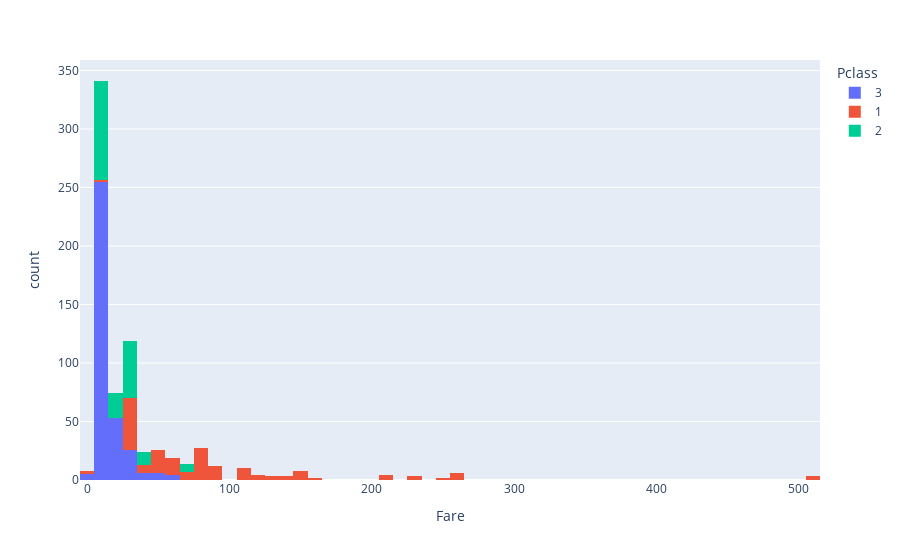

Here is the notebook cell this chart was saved with:
### Code cell
for coluna in df:
    if coluna == "Fare":
        fig = px.histogram(df, x=coluna, color="Pclass")
        fig.show()

### Figure 1 — Plotly figure (JSON) as saved in the notebook; plotly's stock layout.template omitted (floating-point values rounded to 4 significant figures; data arrays with more than 128 entries replaced by an {"elided": "..."} marker saying what was removed)
{"data": [{"alignmentgroup": "True", "bingroup": "x", "hovertemplate": "Pclass=3<br>Fare=%{x}<br>count=%{y}<extra></extra>", "legendgroup": "3", "marker": {"color": "#636efa", "pattern": {"shape": ""}}, "name": "3", "offsetgroup": "3", "orientation": "v", "showlegend": true, "type": "histogram", "x": {"elided": "355 float values"}, "xaxis": "x", "yaxis": "y"}, {"alignmentgroup": "True", "bingroup": "x", "hovertemplate": "Pclass=1<br>Fare=%{x}<br>count=%{y}<extra></extra>", "legendgroup": "1", "marker": {"color": "#EF553B", "pattern": {"shape": ""}}, "name": "1", "offsetgroup": "1", "orientation": "v", "showlegend": true, "type": "histogram", "x": {"elided": "184 float values"}, "xaxis": "x", "yaxis": "y"}, {"alignmentgroup": "True", "bingroup": "x", "hovertemplate": "Pclass=2<br>Fare=%{x}<br>count=%{y}<extra></extra>", "legendgroup": "2", "marker": {"color": "#00cc96", "pattern": {"shape": ""}}, "name": "2", "offsetgroup": "2", "orientation": "v", "showlegend": true, "type": "histogram", "x": {"elided": "173 float values"}, "xaxis": "x", "yaxis": "y"}], "layout": {"autosize": true, "barmode": "relative", "legend": {"title": {"text": "Pclass"}, "tracegroupgap": 0}, "margin": {"t": 60}, "xaxis": {"anchor": "y", "autorange": true, "domain": [0, 1], "range": [-5, 515], "title": {"text": "Fare"}, "type": "linear"}, "yaxis": {"anchor": "x", "autorange": true, "domain": [0, 1], "range": [0, 358.9], "title": {"text": "count"}}}}
